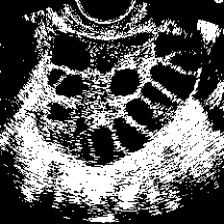
#> input picture src/Dataset/test/PCOS/img10.jpg, 224 x 224 px, found by its file name; its folder holds only this picture in this run
$ python preprocess.py
#> lines starting #> are read from the running program, lines starting #| are printed output that depends on the picture; after the words box and inside, x2 and y2 are one past the last pixel; in counts of white or black regions, pixels touching at a corner belong together
import cv2
import numpy as np
import os

def preprocess_images(image_folder, output_folder):
    """
    Preprocesses images in the specified folder and saves the preprocessed images to the output folder.

    Args:
        image_folder (str): Path to the folder containing images to preprocess.
        output_folder (str): Path to the folder where preprocessed images will be saved.
    """
    # Ensure the input folder exists
    if not os.path.exists(image_folder):
        print(f"Folder {image_folder} does not exist.")
        return

    # Ensure the output folder exists, create if not
    if not os.path.exists(output_folder):
        os.makedirs(output_folder)

    # Define supported image extensions
    supported_extensions = {'.png', '.jpg', '.jpeg', '.bmp', '.tiff'}

    # Define kernel for erosion and dilation
    kernel = np.ones((5, 5), np.uint8)

    # Iterate through each file in the directory
    for filename in os.listdir(image_folder):
        # Check if the file has a supported image extension
        if any(filename.lower().endswith(ext) for ext in supported_extensions):
            image_path = os.path.join(image_folder, filename)
            output_path = os.path.join(output_folder, filename)

            # Read the image
            image = cv2.imread(image_path, cv2.IMREAD_GRAYSCALE)
#> image is the input picture: shape (224, 224); min 0, max 255, mean 92.4
            if image is None:
                print(f"Error reading image {image_path}")
                continue

            # Histogram Equalization
            hist_eq = cv2.equalizeHist(image)
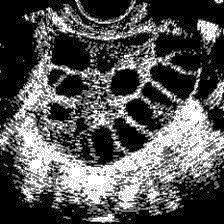
#> hist_eq: shape (224, 224); min 0, max 255, mean 85.2

            # Median Noise Filter
            median_filtered = cv2.medianBlur(hist_eq, 5)
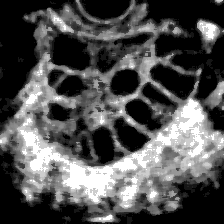
#> median_filtered: shape (224, 224); min 0, max 255, mean 81.8

            # Erosion
            eroded = cv2.erode(median_filtered, kernel, iterations=1)
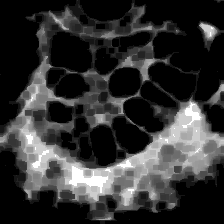
#> eroded: shape (224, 224); min 0, max 255, mean 51.1

            # Dilation
            dilated = cv2.dilate(eroded, kernel, iterations=1)
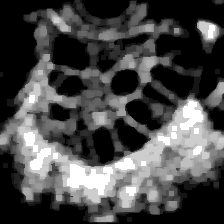
#> dilated: shape (224, 224); min 0, max 255, mean 73.7

            # Otsu's Thresholding
            _, thresh = cv2.threshold(dilated, 0, 255, cv2.THRESH_BINARY + cv2.THRESH_OTSU)
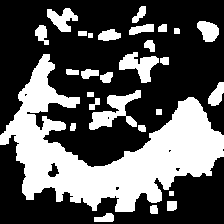
#> thresh: shape (224, 224); 35.4% white; 28 white regions, largest, box (x1, y1, x2, y2) and area: (0, 54, 224, 212) 13443, (89, 90, 141, 130) 850, (119, 52, 159, 83) 617

            # Resize the image to 224x224 pixels
            thresh_resized = cv2.resize(thresh, (224, 224), interpolation=cv2.INTER_LINEAR)

            # Save the preprocessed image to the output directory
            cv2.imwrite(output_path, thresh_resized)
            print(f"Processed and saved {filename} to {output_path}")

def main():
    # Define the path for the test dataset
    input_dirs = [
        '/Users/subhikshaswaminathan/Desktop/Everything/src/Dataset/test/PCOS',
        '/Users/subhikshaswaminathan/Desktop/Everything/src/Dataset/test/normal'
    ]

    output_dirs = [
        '/Users/subhikshaswaminathan/Desktop/Everything/src/Dataset/test/pcos_preprocessed',
        '/Users/subhikshaswaminathan/Desktop/Everything/src/Dataset/test/normal_preprocessed'
    ]

    # Process images in the test directory
    for input_dir, output_dir in zip(input_dirs, output_dirs):
        preprocess_images(input_dir, output_dir)

if __name__ == "__main__":
    main()
